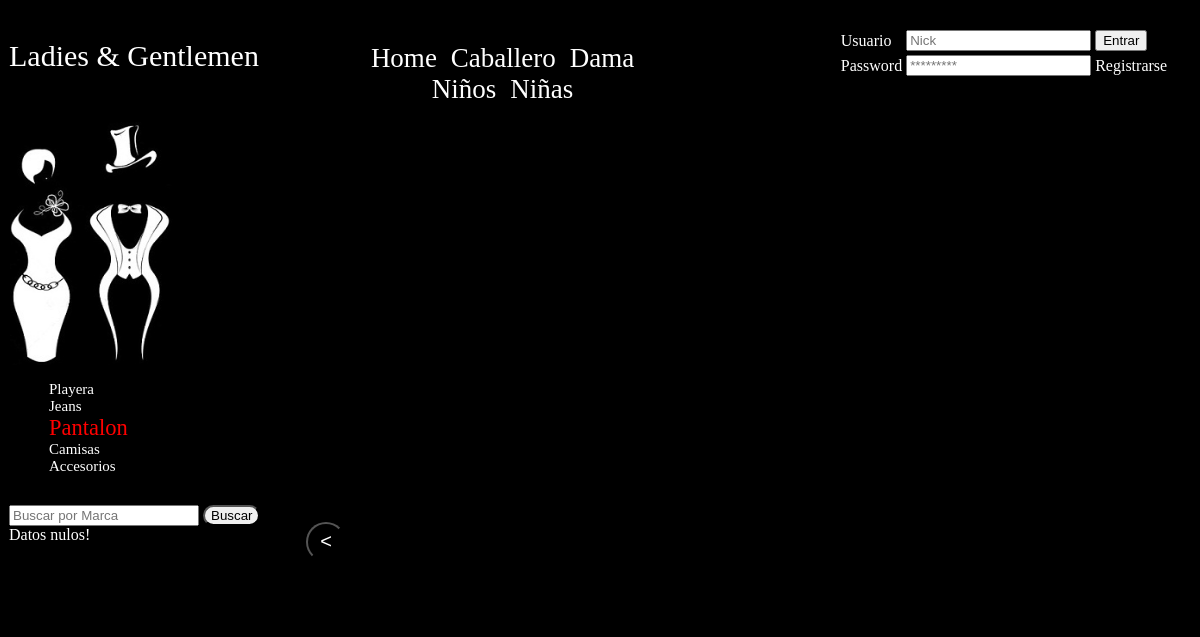
/Paginas/Caballero/Pantalon.php, run on an earlier commit of the app's database.
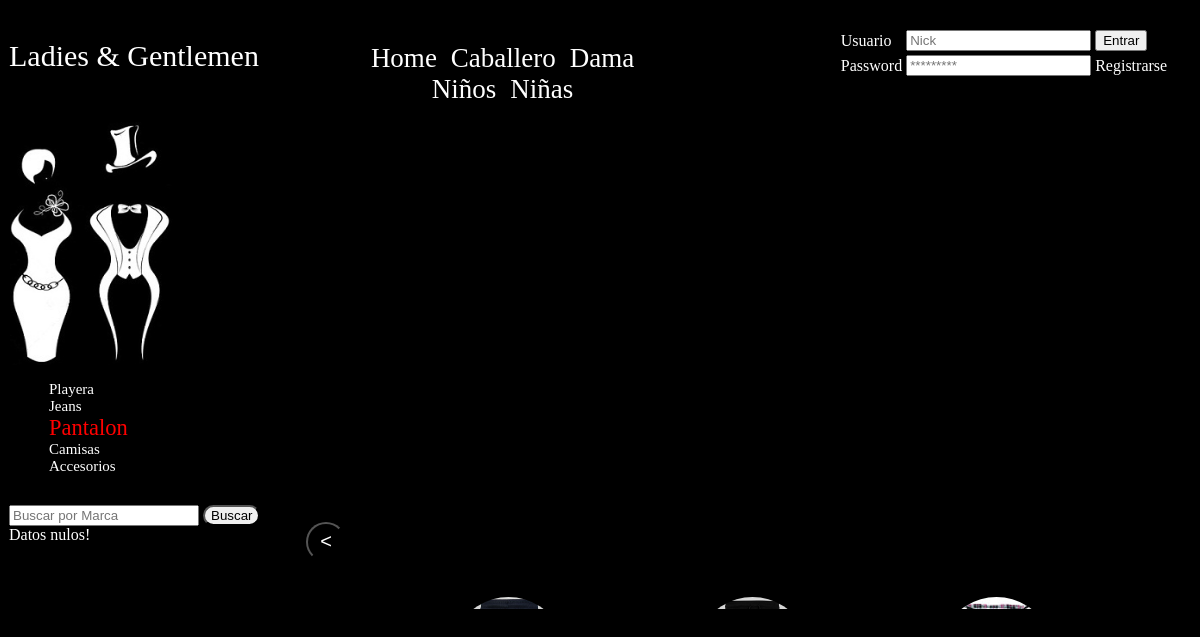
And on a later commit of the database.
### tables this page shows
CREATE TABLE `productos` (
  `IdProducto` int(11) NOT NULL AUTO_INCREMENT,
  `marca` varchar(20) NOT NULL,
  `nombre` varchar(40) NOT NULL,
  `talla` varchar(8) NOT NULL,
  `genero` varchar(10) NOT NULL,
  `costo` float(10,0) NOT NULL,
  `existencia` int(7) NOT NULL,
  `imagen` varchar(200) NOT NULL,
  `descripcion` varchar(500) NOT NULL,
  PRIMARY KEY (`IdProducto`)
);

### Paginas/lib/nusoap.php (called while the page is built, shortened)
<?php
class nusoap_base {
	var $error_str = '';
    var $debug_str = '';
	var $debugLevel;
	function nusoap_base() {
		$this->debugLevel = $GLOBALS['_transient']['static']['nusoap_base']['globalDebugLevel'];
	}
	function appendDebug($string){
		if ($this->debugLevel > 0) {
			$this->debug_str .= $string;
		}
	}
	function clearDebug() {
		$this->debug_str = '';
	}
	function &getDebug() {
		return $this->debug_str;
	}
	function getError(){
		if($this->error_str != ''){
			return $this->error_str;
		}
		return false;
	}
	function setError($str){
		$this->error_str = $str;
	}
	function getmicrotime() {
		if (function_exists('gettimeofday')) {
			$tod = gettimeofday();
			$sec = $tod['sec'];
			$usec = $tod['usec'];
		} else {
			$sec = time();
			$usec = 0;
		}
		return strftime('%Y-%m-%d %H:%M:%S', $sec) . '.' . sprintf('%06d', $usec);
	}
    function varDump($data) {
		var_dump($data);
		$ret_val = ob_get_contents();
		return $ret_val;
	}
}
?><?php
?><?php
class wsdl extends nusoap_base {
	var $proxyhost = '';
    var $proxyport = '';
	var $proxyusername = '';
	var $proxypassword = '';
	var $timeout = 0;
	var $response_timeout = 30;
	var $curl_options = array();
	var $use_curl = false;
	var $username = '';
	var $password = '';
	var $authtype = '';
	var $certRequest = array();
    function wsdl($wsdl = '',$proxyhost=false,$proxyport=false,$proxyusername=false,$proxypassword=false,$timeout=0,$response_timeout=30,$curl_options=null,$use_curl=false){
        $this->proxyhost = $proxyhost;
        $this->proxyport = $proxyport;
		$this->proxyusername = $proxyusername;
		$this->proxypassword = $proxypassword;
		$this->timeout = $timeout;
		$this->response_timeout = $response_timeout;
		if (is_array($curl_options))
			$this->curl_options = $curl_options;
		$this->use_curl = $use_curl;
    }
	function fetchWSDL($wsdl) {
		$this->wsdl = $wsdl;
    	$imported = 1;
    	while ($imported > 0) {
    		$imported = 0;
		}
	}
    function parseWSDL($wsdl = '') {
        $wsdl_props = parse_url($wsdl);
        if (isset($wsdl_props['scheme']) && ($wsdl_props['scheme'] == 'http' || $wsdl_props['scheme'] == 'https')) {
            $this->debug('getting WSDL http(s) URL ' . $wsdl);
	        $tr = new soap_transport_http($wsdl, $this->curl_options, $this->use_curl);
			$tr->request_method = 'GET';
			$tr->useSOAPAction = false;
			if($this->proxyhost && $this->proxyport){
				$tr->setProxy($this->proxyhost,$this->proxyport,$this->proxyusername,$this->proxypassword);
			}
			if ($this->authtype != '') {
				$tr->setCredentials($this->username, $this->password, $this->authtype, array(), $this->certRequest);
			}
			$tr->setEncoding('gzip, deflate');
			$wsdl_string = $tr->send('', $this->timeout, $this->response_timeout);
			$this->appendDebug($tr->getDebug());
			if($err = $tr->getError() ){
				$errstr = 'Getting ' . $wsdl . ' - HTTP ERROR: '.$err;
				$this->debug($errstr);
	            $this->setError($errstr);
				unset($tr);
	            return false;
			}
			unset($tr);
			$this->debug("got WSDL URL");
        } else {
        	if (isset($wsdl_props['scheme']) && ($wsdl_props['scheme'] == 'file') && isset($wsdl_props['path'])) {
        		$path = isset($wsdl_props['host']) ? ($wsdl_props['host'] . ':' . $wsdl_props['path']) : $wsdl_props['path'];
        	} else {
        		$path = $wsdl;
        	}
            if ($fp = @fopen($path, 'r')) {
                $wsdl_string = '';
                while ($data = fread($fp, 32768)) {
                    $wsdl_string .= $data;
                }
                fclose($fp);
            } else {
            	$errstr = "Bad path to WSDL file $path";
                return false;
            }
        }
        return true;
    }
	function setCredentials($username, $password, $authtype = 'basic', $certRequest = array()) {
		$this->username = $username;
		$this->password = $password;
		$this->authtype = $authtype;
		$this->certRequest = $certRequest;
	}
}
?><?php
?><?php
class nusoap_client extends nusoap_base  {
	var $username = '';
	var $password = '';
	var $authtype = '';
	var $certRequest = array();
    var $proxyhost = '';
    var $proxyport = '';
	var $proxyusername = '';
	var $proxypassword = '';
	var $portName = '';
	var $timeout = 0;
	var $response_timeout = 30;
	var $endpointType = '';
	var $curl_options = array();
	var $use_curl = false;
	function nusoap_client($endpoint,$wsdl = false,$proxyhost = false,$proxyport = false,$proxyusername = false, $proxypassword = false, $timeout = 0, $response_timeout = 30, $portName = ''){
		$this->endpoint = $endpoint;
		$this->proxyhost = $proxyhost;
		$this->proxyport = $proxyport;
		$this->proxyusername = $proxyusername;
		$this->proxypassword = $proxypassword;
		$this->timeout = $timeout;
		$this->response_timeout = $response_timeout;
		$this->portName = $portName;
		if($wsdl){
			if (is_object($endpoint) && (get_class($endpoint) == 'wsdl')) {
				$this->wsdl = $endpoint;
				$this->endpoint = $this->wsdl->wsdl;
				$this->wsdlFile = $this->endpoint;
				$this->debug('existing wsdl instance created from ' . $this->endpoint);
				$this->checkWSDL();
			} else {
				$this->wsdlFile = $this->endpoint;
				$this->wsdl = null;
			}
			$this->endpointType = 'wsdl';
		} else {
			$this->debug("instantiate SOAP with endpoint at $endpoint");
			$this->endpointType = 'soap';
		}
	}
	function call($operation,$params=array(),$namespace='http://tempuri.org',$soapAction='',$headers=false,$rpcParams=null,$style='rpc',$use='encoded'){
		if ($this->endpointType == 'wsdl' && is_null($this->wsdl)) {
			if ($this->getError())
				return false;
		}
	}
	function checkWSDL() {
		$this->wsdl->clearDebug();
		if ($errstr = $this->wsdl->getError()) {
			$this->wsdl->clearDebug();
		} elseif ($this->operations = $this->wsdl->getOperations($this->portName, 'soap')) {
			$this->appendDebug($this->wsdl->getDebug());
			$this->wsdl->clearDebug();
			$this->bindingType = 'soap';
			$this->debug('got '.count($this->operations).' operations from wsdl '.$this->wsdlFile.' for binding type '.$this->bindingType);
		} else {
			$this->appendDebug($this->wsdl->getDebug());
			$this->wsdl->clearDebug();
			$this->debug('getOperations returned false');
			$this->setError('no operations defined in the WSDL document!');
		}
	}
	function loadWSDL() {
		$this->wsdl = new wsdl('',$this->proxyhost,$this->proxyport,$this->proxyusername,$this->proxypassword,$this->timeout,$this->response_timeout,$this->curl_options,$this->use_curl);
		$this->wsdl->setCredentials($this->username, $this->password, $this->authtype, $this->certRequest);
		$this->wsdl->fetchWSDL($this->wsdlFile);
	}
}
?>

### Paginas/Caballero/Pantalon.php (the view, shortened to what this page needs)
<!DOCTYPE html>
<html>
   <head>
      <link rel="stylesheet" href="../../Estilos/estilo.css">
      <link rel="stylesheet" href="../../Estilos/articulos.css">
   </head>
   <body>
      <section id="cajaPrincipal">
         <section id="contenido">
            <section id="seccion2">
               <nav id="menu">
                  <br>
                  <center>
                     <ul >
                        <li class="opcionmenu"><a href="../../Index.php">Home</a></li>
                        <li class="opcionmenu"><a href="../Caballero/Caballero.php">Caballero</a></li>
                        <li class="opcionmenu"><a href="../Dama/Dama.php">Dama</a></li>
                        <li class="opcionmenu"><a href="../Ninio/Ninios.php">Niños</a></li>
                        <li class="opcionmenu"><a href="../Ninia/Ninias.php">Niñas</a></li>
                     </ul>
                  </center>
               </nav>
            </section>
        <section id="seccion3">
            <?php
  if(!isset($_SESSION['inicio'])){
  ?>
            <form action="../procesar/login.php" method="post">
               <table  class="tabla">
             <tr>
               <td>Usuario</td>&emsp13;
               <td><input name="usuario" id="usuario" class="textbox" type="text" placeholder="Nick" onkeypress="return usuario(event)" onpaste="return false"/></td>
               &emsp13;<td><button>Entrar</td></button>
             </tr>
             <tr>
               <td >Password</td>
               <td ><input name="pass" id="pass" class="textbox" type="password" placeholder="*********"></td>
               <td><a id="registrar" href="../Registro.php">Registrarse</a></td>
             </tr>
           </table>
            </form>
<?php
}
?>
        </section>
            <section id="seccionArticulos">
               <section class="contenedorbtn">
                  <input type="button" value="<"  class="bnt_sig_ant" />
               </section>
               <div>
               	  <?php
 $conexion =  mysqli_connect(config::$servidor, config::$usuario, config::$password, config::$baseDeDatos);
if(isset($_GET['consultabusqueda'])){
$busqueda=$_GET['consultabusqueda'];
$busquedaelegida=$busqueda;
}else{
$busquedaelegida=  "select * from productos where nombre='Pantalon' and genero='Caballero'";
}
$consulta= mysqli_query($conexion,$busquedaelegida);
while($fila = mysqli_fetch_array($consulta)){
echo "
<section  class='base'>
  <article>
      <figure>
          <img  src='../fotos/$fila[7]' alt='producto/1' onclick='abrirImagen();'/>
          <figcaption>Marca: $fila[1] <br>Costo: $ $fila[5]</figcaption>
       </figure>
  </article>
</section>
";
}
                      ?>
               </div>
            </section>
         </section>
         <aside>
            <p id="titulo">Ladies & Gentlemen</p>
            <br>
            <img  id="logo" src="../../Imagenes/general.jpg" >
            <ul id="opcion">
               <li class="articulosCaballero"><a href="Playera.php">Playera</a></li>
               <li class="articulosCaballero"><a href="Jeans.php">Jeans</a></li>
               <li class="articulosCaballero"><a href="Pantalon.php" style="color:red; font-size:1.5em;">Pantalon</a></li>
               <li class="articulosCaballero"><a href="Camisa.php">Camisas</a></li>
               <li class="articulosCaballero"><a href="Accesorios.php">Accesorios</a></li>
            </ul>
           <form id="formularioModificacion" method="POST" enctype="multipart/form-data" action="../procesar/busquedas.php">
                 <input type="search" name="busqueda" id="busqueda" placeholder="Buscar por Marca"  onkeypress="return sololetrasconespacios(event)" onpaste="return false">
                 <input id="botonBuscar" type="submit" value="Buscar">
                 </form>
          <?php
          include('../serviciosWeb/cliente.php');
          ?>
         </aside>
      </section>
   </body>
</html>

### Paginas/serviciosWeb/cliente.php (shortened to what this page needs)
<?php
    require_once "../lib/nusoap.php";
    $cliente = new nusoap_client("../serviciosweb/servicio.wsdl",true);
    $result = $cliente->call("getDatos");
if($result == null){
   echo "Datos nulos!";
  }
?>

### Estilos/estilo.css (style rules this page uses)
#cajaPrincipal { border: solid 1px black; width: 100%; height: 550px; }
aside { float: left; border: 0px; width: 23%; height: 100%; }
#contenido { float: right; width: 75%; height: 100%; }
body { background-color: black; color: white; }
#seccion2 { float: left; width: 40%; }
#seccion3 { float: right; width: 40%; }
#titulo { text-align: left; font-size: 30px; font-family: Vivaldi; }
.opcionmenu { display: inline; padding: 5px; font-family: Kunstler Script; font-size: 27px; }
.opcionmenu a { text-decoration:none; color:white; }
#logo { float: left; margin: 0px; }
#opcion { float: left; list-style: none; }
#botonBuscar { border-radius: 4em; margin-top: 15px; }
#busqueda { margin-top: 15px; width: 190px; }
#seccionArticulos { clear: both; width: 100%; height: 88.5%; border: solid black 1px; overflow:auto; }
img { margin-left: 6%; margin-top: 2%; border: solid white 1px; float: left; width: 163px; height: 243px; border:black solid 1px; }
#registrar { color:white; text-decoration: none; }
#opcion { font-size: 15px; }
.articulosCaballero a { color:white; text-decoration:none; }
.base { margin-top: 10px; margin-left: 10px; padding: 0px; float: left; width: 180px; height: 282px; }
.base article { padding: 0px; margin-top: 0px; margin-left: 0px; }
figure { margin-top: 0px; margin-left: 0px; }
div { float: left; margin-left: 80px; width: 800px; height: 650px; }

### Estilos/articulos.css (style rules this page uses)
.bnt_sig_ant { float:left; border-radius: 50%; color: white; background-color: black; width: 40px; height: 40px; margin:0px; font-size: 20px; }
.contenedorbtn { float: left; margin-top: 45%; width: 40px; height: 40px; border-radius: 50%; alignment-adjust: central; overflow: visible; box-shadow: 0px 0px 0px 20px rgba(255,255,255, 0); transition: box-shadow 0.4s; }
#seccionArticulos img { border-radius: 50%; }
#seccionArticulos { margin: 0px; margin-left: 0px; }
.base { margin: 2em; }

What changed in the data, as far as the page shows it:
added productos: imagen (picture)
added productos: imagen (picture)
added productos: imagen (picture)
